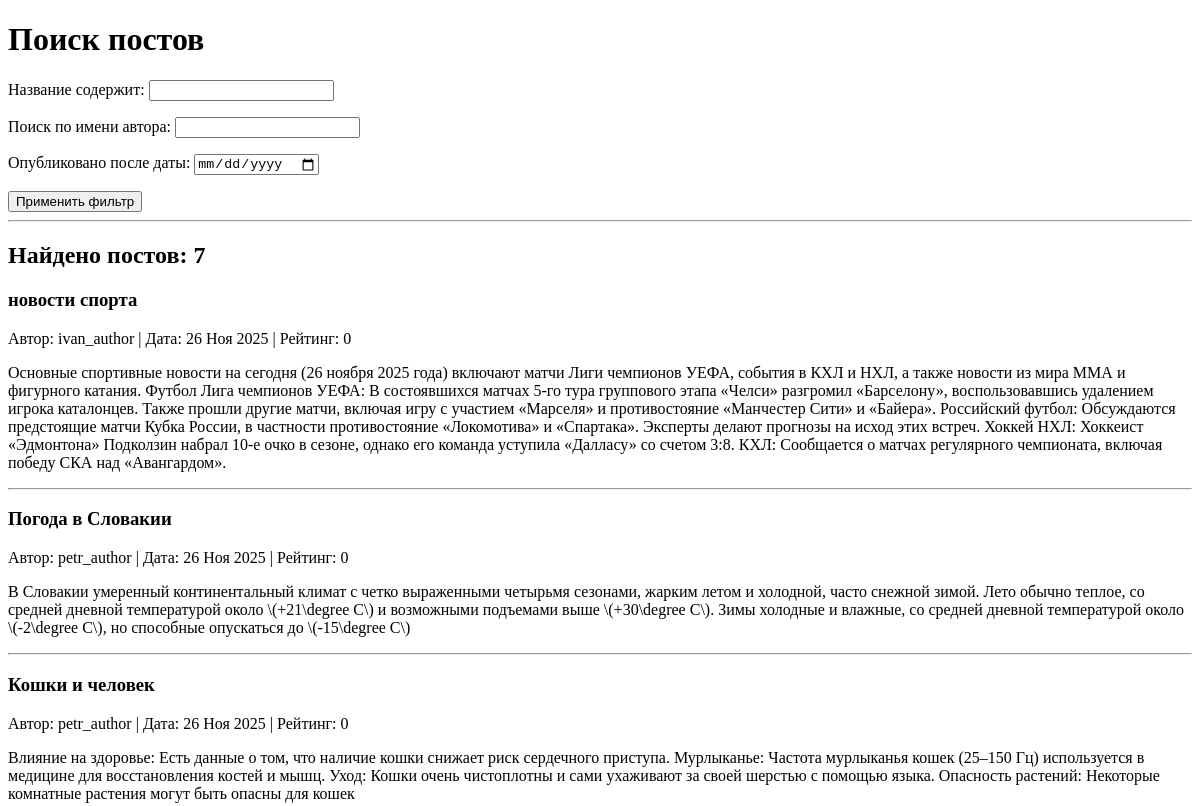
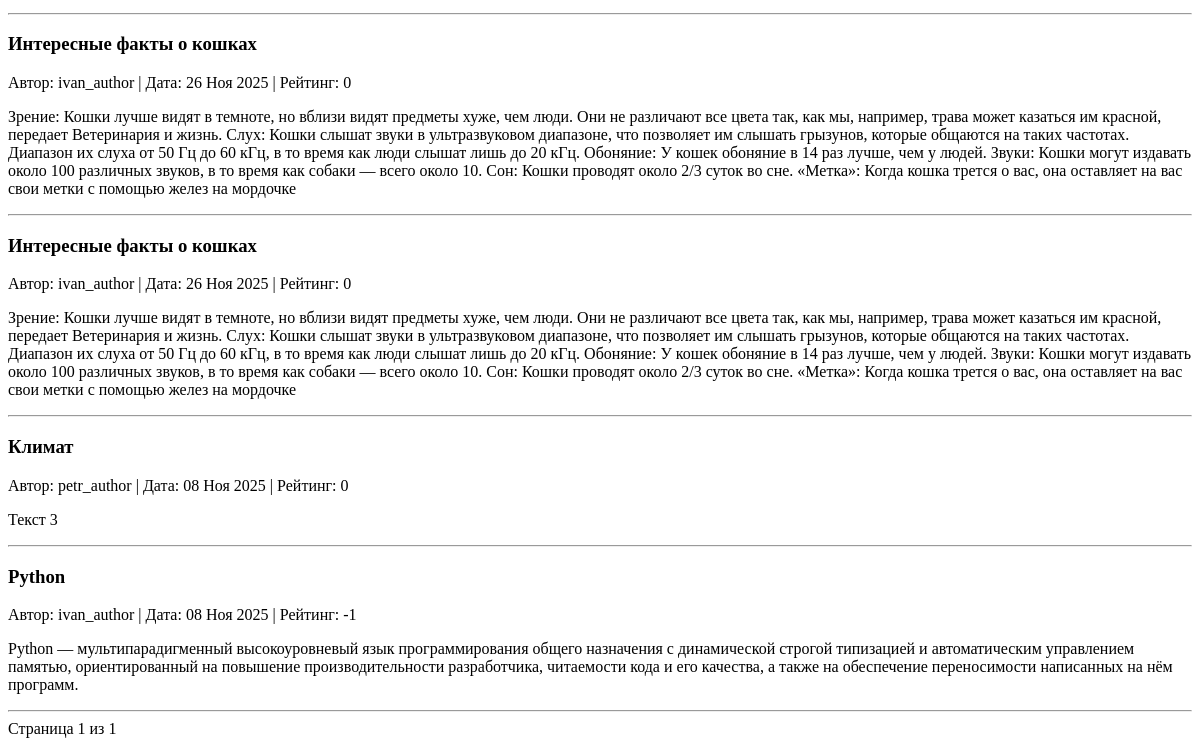
The app's page /search/, older data (2 pictures, top to bottom).
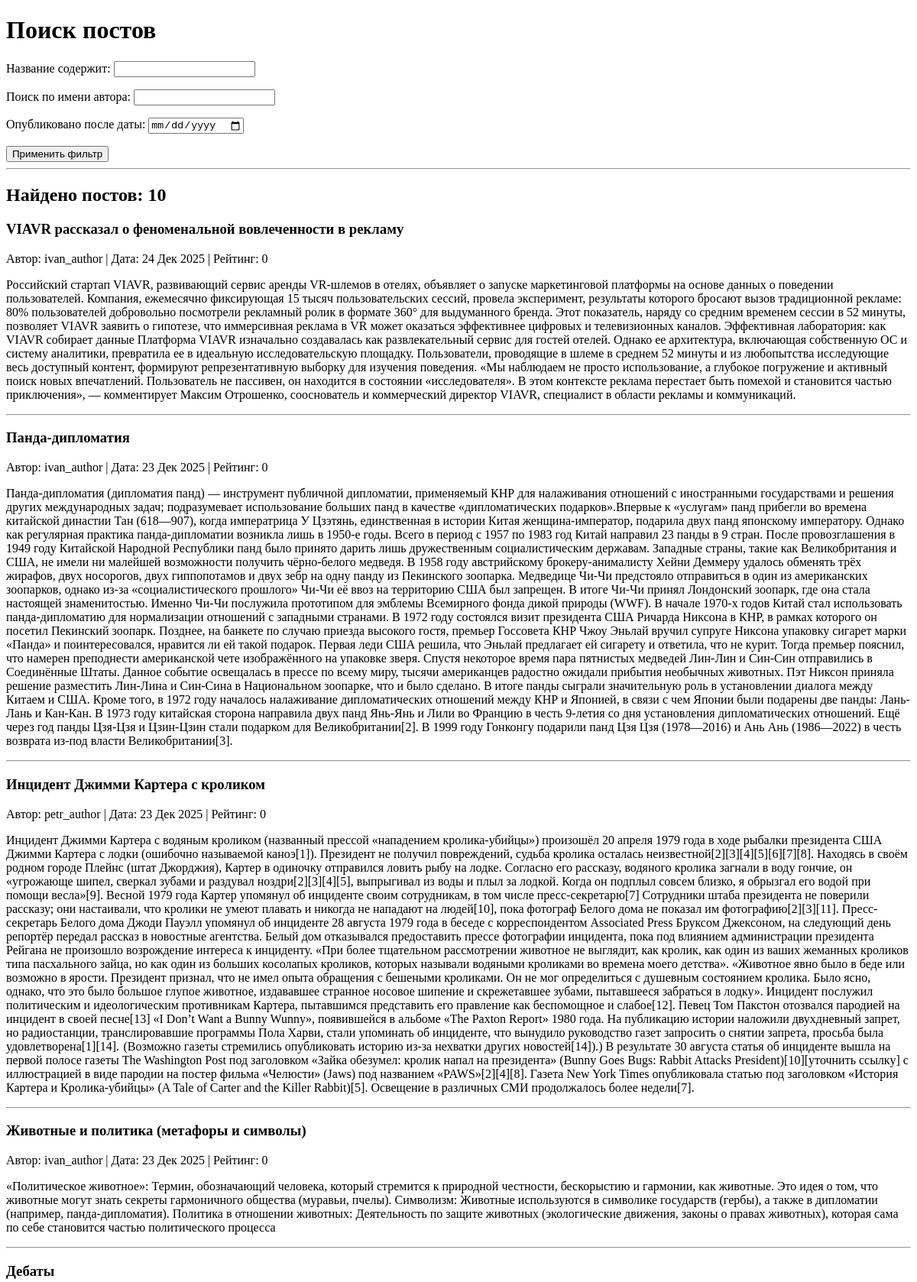
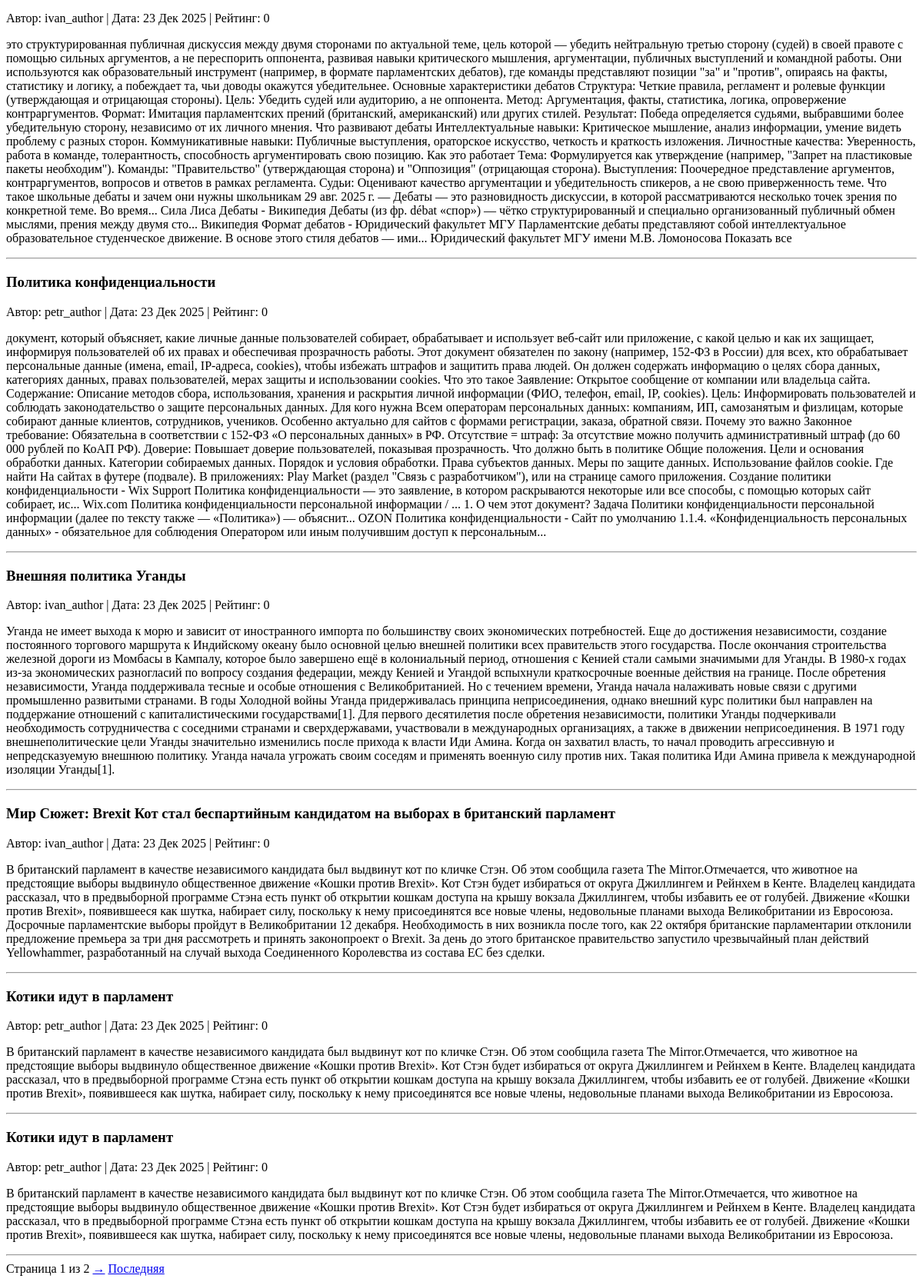
The same page, newer data (2 pictures, top to bottom).
### news/models.py (models this page shows, shortened)
class Post(models.Model):
    author = models.ForeignKey(Author, on_delete=models.CASCADE)
    post_type = models.CharField(max_length=2, choices=TYPE_CHOICES, default=ARTICLE)
    time_in = models.DateTimeField(auto_now_add=True)
    category = models.ManyToManyField(Category, through='PostCategory')
    title = models.CharField(max_length=255)
    text = models.TextField()
    rating = models.IntegerField(default=0)

class Author(models.Model):
    user = models.OneToOneField(User, on_delete=models.CASCADE)
    rating = models.IntegerField(default=0)

### news/views.py (the view)
# urls.py: path('search/', PostSearch.as_view(), name='post_search'),
class PostSearch(ListView):
    model = Post
    ordering = '-time_in'
    template_name = 'news/post_search.html'
    context_object_name = 'posts'
    paginate_by = 10
    def get_queryset(self):
        queryset = super().get_queryset()
        self.filterset = PostFilter(self.request.GET, queryset)
        return self.filterset.qs
    def get_context_data(self, **kwargs):
        context = super().get_context_data(**kwargs)
        context['filterset'] = self.filterset
        return context

### news/templatetags/url_filters.py (called while the page is built)
@register.simple_tag(takes_context=True)
def url_replace(context, **kwargs):
    d = context['request'].GET.copy()
    for k,v in kwargs.items():
        d[k] = v
    return d.urlencode()

### news/templates/news/post_search.html (shortened to what this page needs)
<!DOCTYPE html>
<html lang="ru">
<head>
</head>
<body>
    {% load url_filters %}  <h1>Поиск постов</h1>
    <form action="" method="get">
        {{ filterset.form.as_p }}
        <input type="submit" value="Применить фильтр" />
    </form>
    <hr>
    {% if posts %}
        <h2>Найдено постов: {{ posts|length }}</h2>
        {% for post in posts %}
            <h3>{{ post.title }}</h3>
            <p>
                Автор: {{ post.author.user.username }} |
                Дата: {{ post.time_in|date:"d M Y" }} |
                Рейтинг: {{ post.rating }}
            </p>
            <p>{{ post.text }}</p>
            <hr>
        {% endfor %}
        <span>Страница {{ page_obj.number }} из {{ page_obj.paginator.num_pages }}</span>
        {% if page_obj.has_next %}
            <a href="?{% url_replace page=page_obj.next_page_number %}">→</a>
            <a href="?{% url_replace page=page_obj.paginator.num_pages %}">Последняя</a>
        {% endif %}
    {% else %}
        <h2>Посты не найдены.</h2>
    {% endif %}
</body>
</html>

Row changes from the older to the newer data that the page shows:
no longer on this page (row unchanged): Post: title "новости спорта", author.user.username "ivan_author", time_in "26 Ноя 2025", rating "0", text "Основные спортивные новости на сегодня (26 ноября 2025 года) включают матчи Лиги чемпионов УЕФА, события в КХЛ и НХЛ, а также новости из мира ММА и фигурного катания. Футбол Лига чемпионов УЕФА: В состоявшихся матчах 5-го тура группового этапа «Челси» разгромил «Барселону», воспользовавшись удалением игрока каталонцев. Также прошли другие матчи, включая игру с участием «Марселя» и противостояние «Манчестер Сити» и «Байера». Российский футбол: Обсуждаются предстоящие матчи Кубка России, в частности противостояние «Локомотива» и «Спартака». Эксперты делают прогнозы на исход этих встреч. Хоккей НХЛ: Хоккеист «Эдмонтона» Подколзин набрал 10-е очко в сезоне, однако его команда уступила «Далласу»…"
no longer on this page (row unchanged): Post: title "Погода в Словакии", author.user.username "petr_author", time_in "26 Ноя 2025", rating "0", text "В Словакии умеренный континентальный климат с четко выраженными четырьмя сезонами, жарким летом и холодной, часто снежной зимой. Лето обычно теплое, со средней дневной температурой около \\(+21\\degree C\\) и возможными подъемами выше \\(+30\\degree C\\). Зимы холодные и влажные, со средней дневной температурой около \\(-2\\degree C\\), но способные опускаться до \\(-15\\degree C\\)"
no longer on this page (row unchanged): Post: title "Кошки и человек", author.user.username "petr_author", time_in "26 Ноя 2025", rating "0", text "Влияние на здоровье: Есть данные о том, что наличие кошки снижает риск сердечного приступа. Мурлыканье: Частота мурлыканья кошек (25–150 Гц) используется в медицине для восстановления костей и мышц. Уход: Кошки очень чистоплотны и сами ухаживают за своей шерстью с помощью языка. Опасность растений: Некоторые комнатные растения могут быть опасны для кошек"
no longer on this page (row unchanged): Post: title "Интересные факты о кошках", author.user.username "ivan_author", time_in "26 Ноя 2025", rating "0", text "Зрение: Кошки лучше видят в темноте, но вблизи видят предметы хуже, чем люди. Они не различают все цвета так, как мы, например, трава может казаться им красной, передает Ветеринария и жизнь. Слух: Кошки слышат звуки в ультразвуковом диапазоне, что позволяет им слышать грызунов, которые общаются на таких частотах. Диапазон их слуха от 50 Гц до 60 кГц, в то время как люди слышат лишь до 20 кГц. Обоняние: У кошек обоняние в 14 раз лучше, чем у людей. Звуки: Кошки могут издавать около 100 различных звуков, в то время как собаки — всего около 10. Сон: Кошки проводят около 2/3 суток во сне. «Метка»: Когда кошка трется о вас, она оставляет на вас свои метки с помощью желез на мордочке"
removed Post: title "Интересные факты о кошках", author.user.username "ivan_author", time_in "26 Ноя 2025", rating "0", text "Зрение: Кошки лучше видят в темноте, но вблизи видят предметы хуже, чем люди. Они не различают все цвета так, как мы, например, трава может казаться им красной, передает Ветеринария и жизнь. Слух: Кошки слышат звуки в ультразвуковом диапазоне, что позволяет им слышать грызунов, которые общаются на таких частотах. Диапазон их слуха от 50 Гц до 60 кГц, в то время как люди слышат лишь до 20 кГц. Обоняние: У кошек обоняние в 14 раз лучше, чем у людей. Звуки: Кошки могут издавать около 100 различных звуков, в то время как собаки — всего около 10. Сон: Кошки проводят около 2/3 суток во сне. «Метка»: Когда кошка трется о вас, она оставляет на вас свои метки с помощью желез на мордочке"
no longer on this page (row unchanged): Post: title "Климат", author.user.username "petr_author", time_in "08 Ноя 2025", rating "0", text "Текст 3"
no longer on this page (row unchanged): Post: title "Python", author.user.username "ivan_author", time_in "08 Ноя 2025", rating "-1", text "Python — мультипарадигменный высокоуровневый язык программирования общего назначения с динамической строгой типизацией и автоматическим управлением памятью, ориентированный на повышение производительности разработчика, читаемости кода и его качества, а также на обеспечение переносимости написанных на нём программ."
added Post: title "VIAVR рассказал о феноменальной вовлеченности в рекламу", author.user.username "ivan_author", time_in "24 Дек 2025", rating "0", text "Российский стартап VIAVR, развивающий сервис аренды VR-шлемов в отелях, объявляет о запуске маркетинговой платформы на основе данных о поведении пользователей. Компания, ежемесячно фиксирующая 15 тысяч пользовательских сессий, провела эксперимент, результаты которого бросают вызов традиционной рекламе: 80% пользователей добровольно посмотрели рекламный ролик в формате 360° для выдуманного бренда. Этот показатель, наряду со средним временем сессии в 52 минуты, позволяет VIAVR заявить о гипотезе, что иммерсивная реклама в VR может оказаться эффективнее цифровых и телевизионных каналов. Эффективная лаборатория: как VIAVR собирает данные Платформа VIAVR изначально создавалась как…"
added Post: title "Панда-дипломатия", author.user.username "ivan_author", time_in "23 Дек 2025", rating "0", text "Панда-дипломатия (дипломатия панд) — инструмент публичной дипломатии, применяемый КНР для налаживания отношений с иностранными государствами и решения других международных задач; подразумевает использование больших панд в качестве «дипломатических подарков».Впервые к «услугам» панд прибегли во времена китайской династии Тан (618—907), когда императрица У Цзэтянь, единственная в истории Китая женщина-император, подарила двух панд японскому императору. Однако как регулярная практика панда-дипломатии возникла лишь в 1950-е годы. Всего в период с 1957 по 1983 год Китай направил 23 панды в 9 стран. После провозглашения в 1949 году Китайской Народной Республики панд было принято дарить лишь…"
added Post: title "Инцидент Джимми Картера с кроликом", author.user.username "petr_author", time_in "23 Дек 2025", rating "0", text "Инцидент Джимми Картера с водяным кроликом (названный прессой «нападением кролика-убийцы») произошёл 20 апреля 1979 года в ходе рыбалки президента США Джимми Картера с лодки (ошибочно называемой каноэ[1]). Президент не получил повреждений, судьба кролика осталась неизвестной[2][3][4][5][6][7][8]. Находясь в своём родном городе Плейнс (штат Джорджия), Картер в одиночку отправился ловить рыбу на лодке. Согласно его рассказу, водяного кролика загнали в воду гончие, он «угрожающе шипел, сверкал зубами и раздувал ноздри[2][3][4][5], выпрыгивал из воды и плыл за лодкой. Когда он подплыл совсем близко, я обрызгал его водой при помощи весла»[9]. Весной 1979 года Картер упомянул об инциденте своим…"
added Post: title "Животные и политика (метафоры и символы)", author.user.username "ivan_author", time_in "23 Дек 2025", rating "0", text "«Политическое животное»: Термин, обозначающий человека, который стремится к природной честности, бескорыстию и гармонии, как животные. Это идея о том, что животные могут знать секреты гармоничного общества (муравьи, пчелы). Символизм: Животные используются в символике государств (гербы), а также в дипломатии (например, панда-дипломатия). Политика в отношении животных: Деятельность по защите животных (экологические движения, законы о правах животных), которая сама по себе становится частью политического процесса"
added Post: title "Дебаты", author.user.username "ivan_author", time_in "23 Дек 2025", rating "0", text "это структурированная публичная дискуссия между двумя сторонами по актуальной теме, цель которой — убедить нейтральную третью сторону (судей) в своей правоте с помощью сильных аргументов, а не переспорить оппонента, развивая навыки критического мышления, аргументации, публичных выступлений и командной работы. Они используются как образовательный инструмент (например, в формате парламентских дебатов), где команды представляют позиции \"за\" и \"против\", опираясь на факты, статистику и логику, а побеждает та, чьи доводы окажутся убедительнее. Основные характеристики дебатов Структура: Четкие правила, регламент и ролевые функции (утверждающая и отрицающая стороны). Цель: Убедить судей или…"
added Post: title "Политика конфиденциальности", author.user.username "petr_author", time_in "23 Дек 2025", rating "0", text "документ, который объясняет, какие личные данные пользователей собирает, обрабатывает и использует веб-сайт или приложение, с какой целью и как их защищает, информируя пользователей об их правах и обеспечивая прозрачность работы. Этот документ обязателен по закону (например, 152-ФЗ в России) для всех, кто обрабатывает персональные данные (имена, email, IP-адреса, cookies), чтобы избежать штрафов и защитить права людей. Он должен содержать информацию о целях сбора данных, категориях данных, правах пользователей, мерах защиты и использовании cookies. Что это такое Заявление: Открытое сообщение от компании или владельца сайта. Содержание: Описание методов сбора, использования, хранения и…"
added Post: title "Внешняя политика Уганды", author.user.username "ivan_author", time_in "23 Дек 2025", rating "0", text "Уганда не имеет выхода к морю и зависит от иностранного импорта по большинству своих экономических потребностей. Еще до достижения независимости, создание постоянного торгового маршрута к Индийскому океану было основной целью внешней политики всех правительств этого государства. После окончания строительства железной дороги из Момбасы в Кампалу, которое было завершено ещё в колониальный период, отношения с Кенией стали самыми значимыми для Уганды. В 1980-х годах из-за экономических разногласий по вопросу создания федерации, между Кенией и Угандой вспыхнули краткосрочные военные действия на границе. После обретения независимости, Уганда поддерживала тесные и особые отношения с…"
added Post: title "Мир Сюжет: Brexit Кот стал беспартийным кандидатом на выборах в британский парламент", author.user.username "ivan_author", time_in "23 Дек 2025", rating "0", text "В британский парламент в качестве независимого кандидата был выдвинут кот по кличке Стэн. Об этом сообщила газета The Mirror.Отмечается, что животное на предстоящие выборы выдвинуло общественное движение «Кошки против Brexit». Кот Стэн будет избираться от округа Джиллингем и Рейнхем в Кенте. Владелец кандидата рассказал, что в предвыборной программе Стэна есть пункт об открытии кошкам доступа на крышу вокзала Джиллингем, чтобы избавить ее от голубей. Движение «Кошки против Brexit», появившееся как шутка, набирает силу, поскольку к нему присоединятся все новые члены, недовольные планами выхода Великобритании из Евросоюза. Досрочные парламентские выборы пройдут в Великобритании 12 декабря.…"
added Post: title "Котики идут в парламент", author.user.username "petr_author", time_in "23 Дек 2025", rating "0", text "В британский парламент в качестве независимого кандидата был выдвинут кот по кличке Стэн. Об этом сообщила газета The Mirror.Отмечается, что животное на предстоящие выборы выдвинуло общественное движение «Кошки против Brexit». Кот Стэн будет избираться от округа Джиллингем и Рейнхем в Кенте. Владелец кандидата рассказал, что в предвыборной программе Стэна есть пункт об открытии кошкам доступа на крышу вокзала Джиллингем, чтобы избавить ее от голубей. Движение «Кошки против Brexit», появившееся как шутка, набирает силу, поскольку к нему присоединятся все новые члены, недовольные планами выхода Великобритании из Евросоюза."
added Post: title "Котики идут в парламент", author.user.username "petr_author", time_in "23 Дек 2025", rating "0", text "В британский парламент в качестве независимого кандидата был выдвинут кот по кличке Стэн. Об этом сообщила газета The Mirror.Отмечается, что животное на предстоящие выборы выдвинуло общественное движение «Кошки против Brexit». Кот Стэн будет избираться от округа Джиллингем и Рейнхем в Кенте. Владелец кандидата рассказал, что в предвыборной программе Стэна есть пункт об открытии кошкам доступа на крышу вокзала Джиллингем, чтобы избавить ее от голубей. Движение «Кошки против Brexit», появившееся как шутка, набирает силу, поскольку к нему присоединятся все новые члены, недовольные планами выхода Великобритании из Евросоюза."
Text that changed along with them:
{{ posts|length }}: "7" → "10"
{{ page_obj.paginator.num_pages }}: "1" → "2"
text now shown: "→ Последняя"
